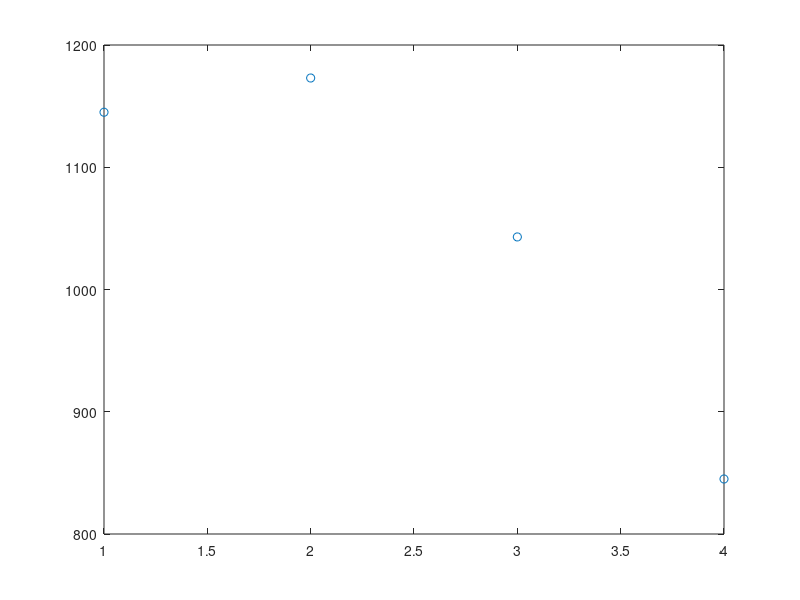
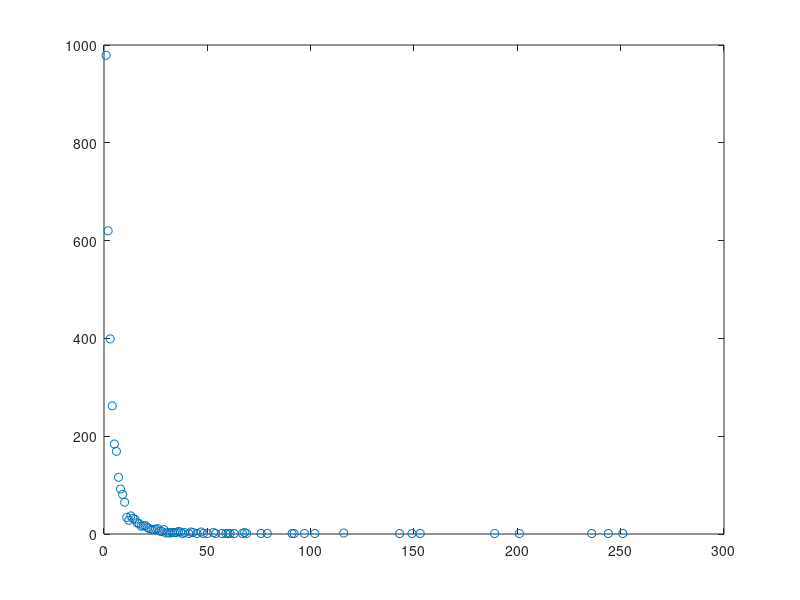
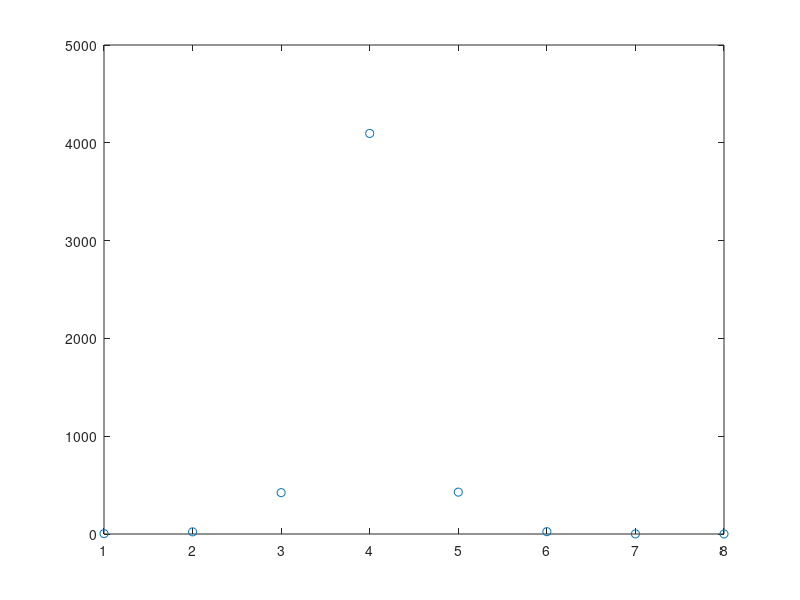

Here is the MATLAB script that generated these plots, in order:
 A=load('RandomGraph.csv');
unique_parent_nodes=unique(A(:,1));                                %Uniques ID's of parent node in Edge List
node_degree=hist(A(:,1),unique_parent_nodes);                      %Degrees of each node from above result 
unique_degrees=unique(node_degree);                                                     %Unique degrees in the list
Nodes_with_same_degree=[unique_degrees;hist(node_degree,unique_degrees)];               %No. of node with above result of Unique degree

%Power Law plot
%loglog of power law plot
figure('name','RandomGraph'),plot(Nodes_with_same_degree(1,:),Nodes_with_same_degree(2,:),'o');

 A=load('PrefrentialGraph.csv');
unique_parent_nodes=unique(A(:,1));                                %Uniques ID's of parent node in Edge List
node_degree=hist(A(:,1),unique_parent_nodes);                      %Degrees of each node from above result 
unique_degrees=unique(node_degree);                                                     %Unique degrees in the list
Nodes_with_same_degree=[unique_degrees;hist(node_degree,unique_degrees)];               %No. of node with above result of Unique degree

%Power Law plot
%loglog of power law plot
figure('name','PrefrentialGraph'),plot(Nodes_with_same_degree(1,:),Nodes_with_same_degree(2,:),'o');

 A=load('SmallWorld.csv');
unique_parent_nodes=unique(A(:,1));                                %Uniques ID's of parent node in Edge List
node_degree=hist(A(:,1),unique_parent_nodes);                      %Degrees of each node from above result 
unique_degrees=unique(node_degree);                                                     %Unique degrees in the list
Nodes_with_same_degree=[unique_degrees;hist(node_degree,unique_degrees)];               %No. of node with above result of Unique degree

%Power Law plot
%loglog of power law plot
figure('name','SmallWorld'),plot(Nodes_with_same_degree(1,:),Nodes_with_same_degree(2,:),'o');